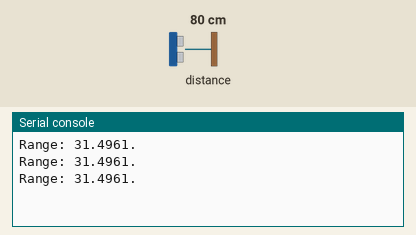
The program below on a simulated CircuitPython board. Parts: the last lines printed to the serial console. The test bench sets the inputs (shaded band); at power-on: distance to the obstacle 80 cm.

Above: at 1.2 s.
1.3 s: distance to the obstacle set to 2 cm
At 1.9 s:
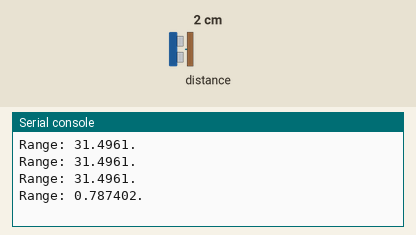
2.8 s: distance to the obstacle set to 4 cm
At 3.4 s:
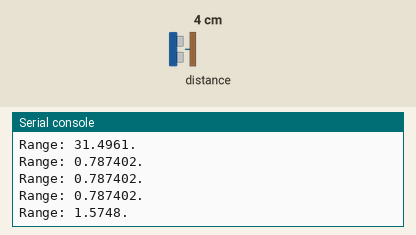
Timing chart, 0 to 5.8 s (numbered marks = the images above; inputs shaded):
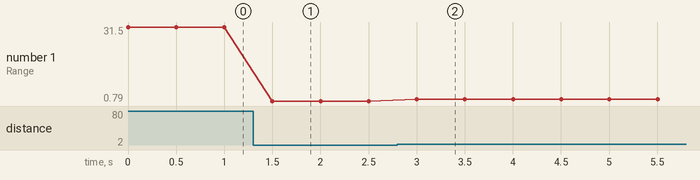

The program:

main.py
```python
import board
import busio
import adafruit_vl53l0x
import time

i2c = busio.I2C(board.SCL, board.SDA)
sensor = adafruit_vl53l0x.VL53L0X(i2c)

while True:
    rge = sensor.range
    print(f"Range: {rge / 25.4}.")
    time.sleep(0.5)
```

Measured:
- after the input at 1.3 s, the serial console: prints a new line after 0.20 s (image 1)
- after the input at 2.8 s, the serial console: prints a new line after 0.20 s (image 2)
- plotted number 1: 31.5 → 0.79 after the input at 1.3 s, 0.79 → 1.57 after the input at 2.8 s
